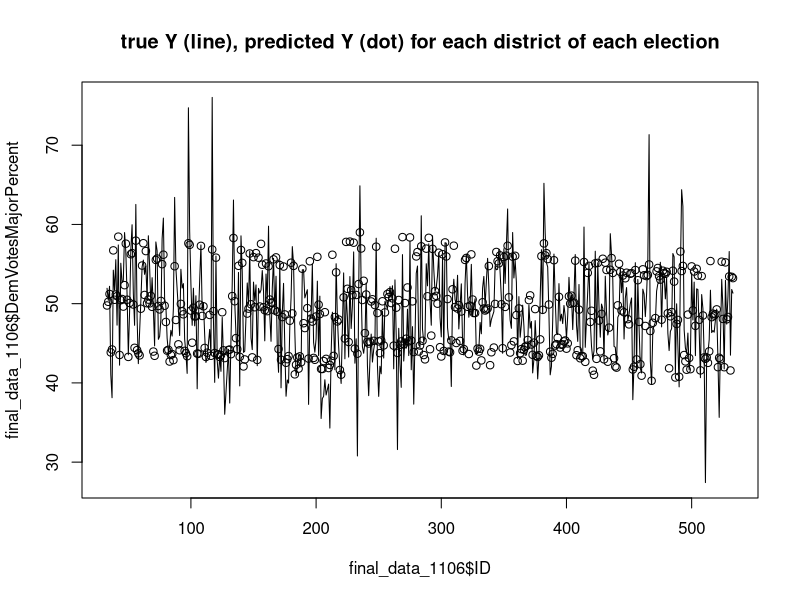
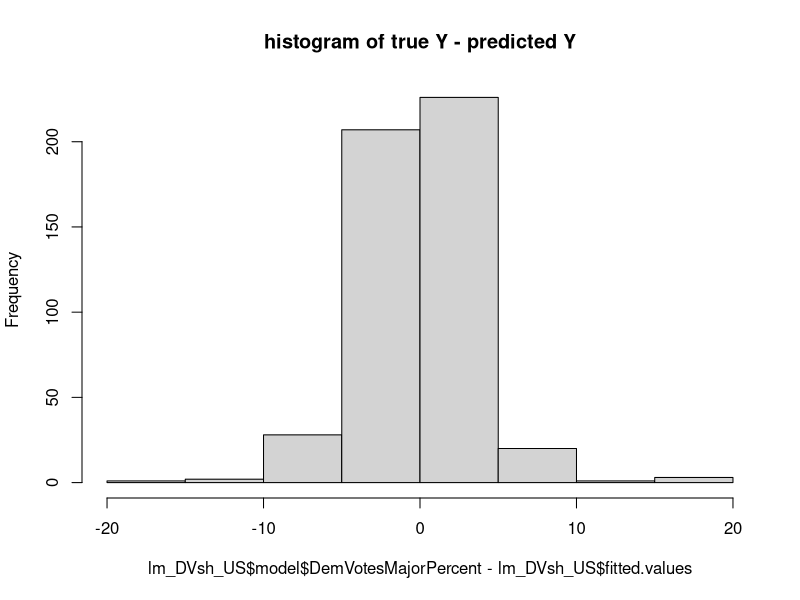
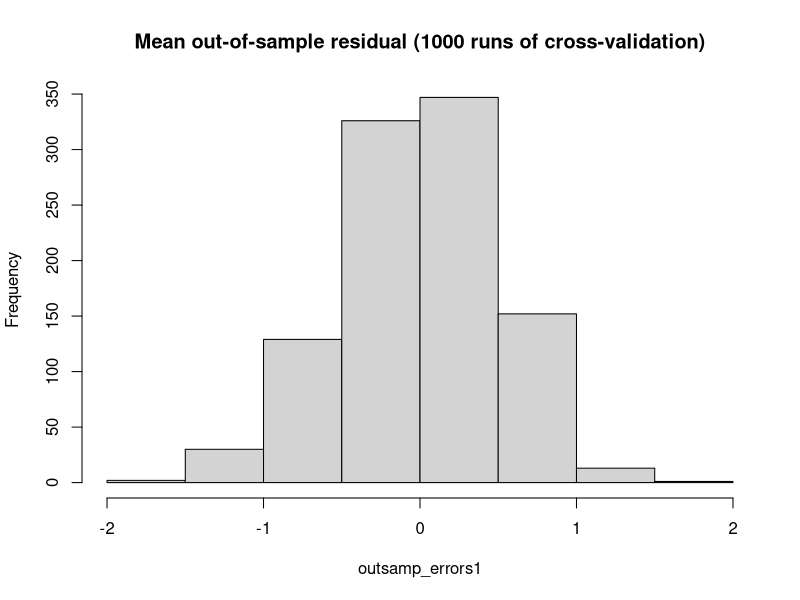
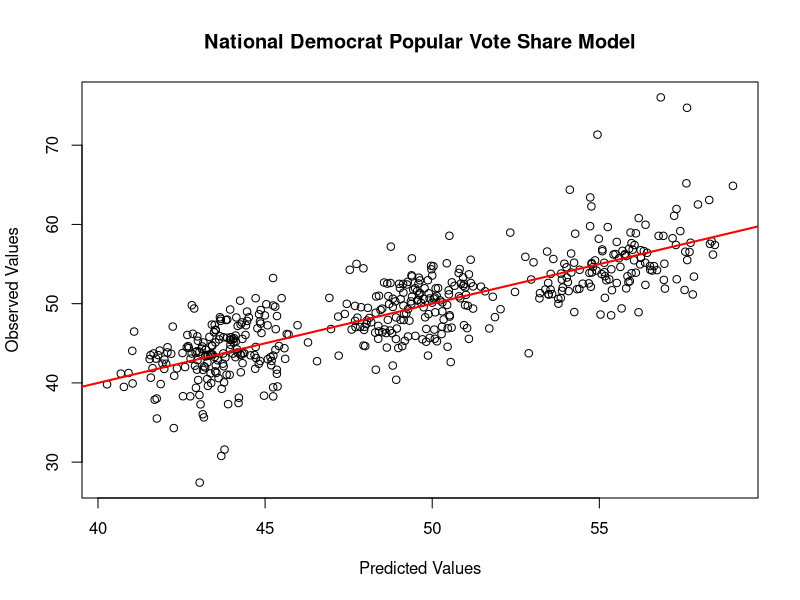
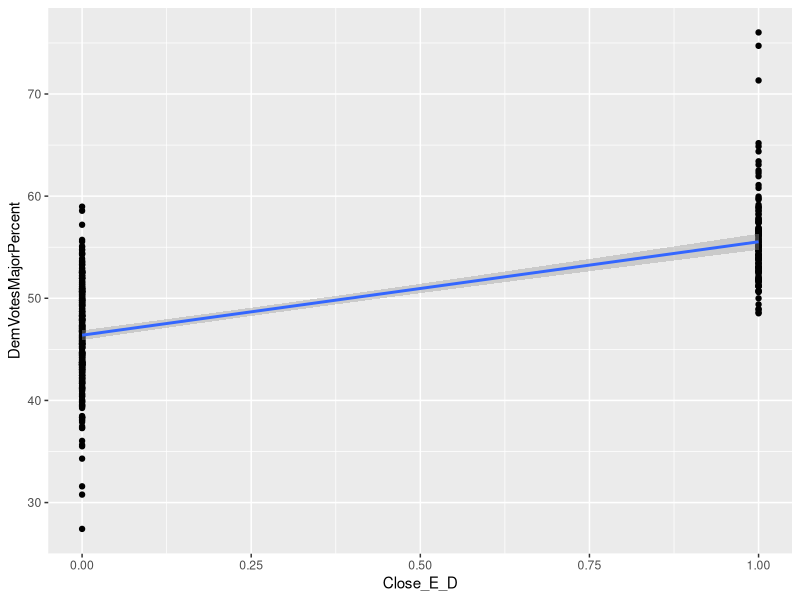
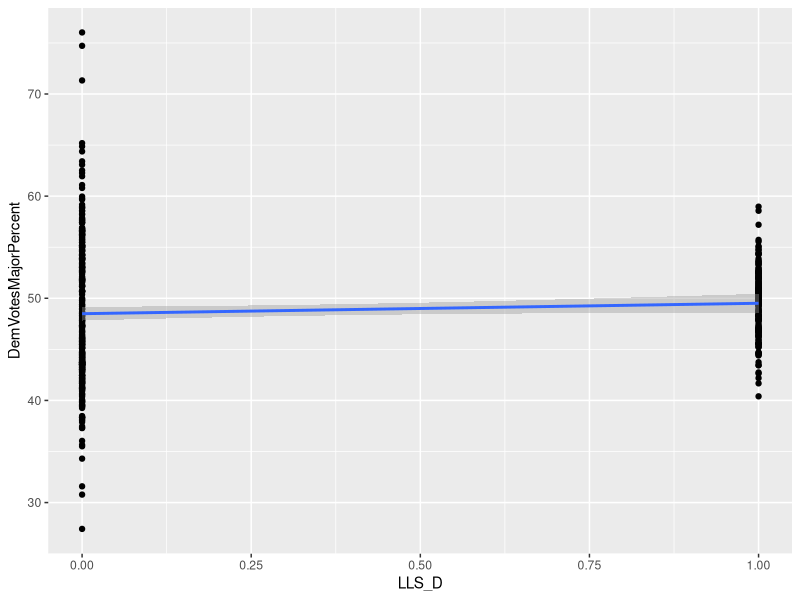
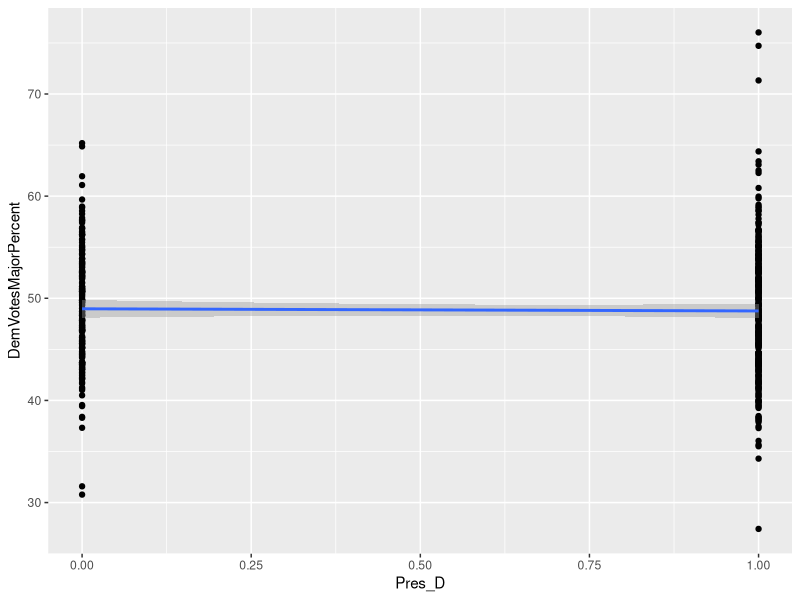
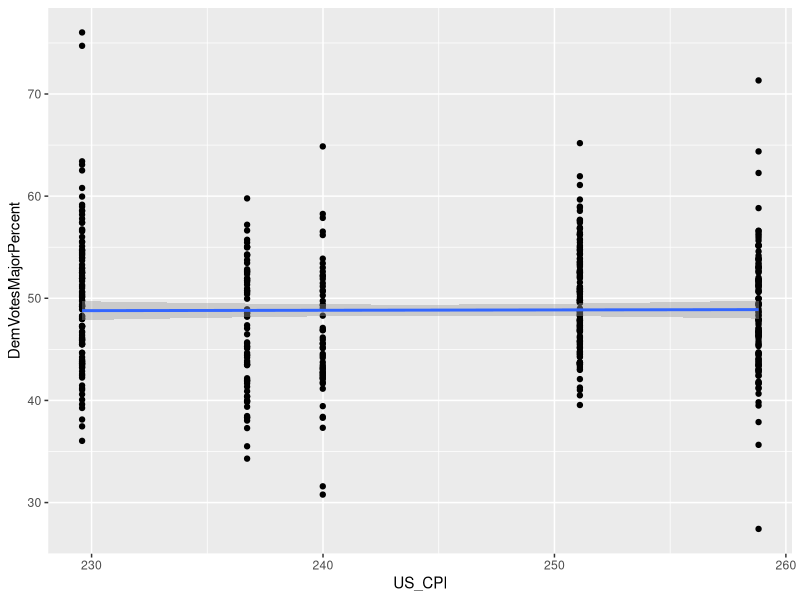

Generate these figures, in order, with R:
## ---- chunk 1
library (Metrics)
library (caret)
library (ggplot2)

library(magrittr) # needs to be run every time you start R and want to use %>%
library(dplyr)    # alternatively, this also loads %>%

final_data_1106 <- read.csv("final_data_1106.csv")
summary(final_data_1106)

#final_data_1106_no_2018 <- read.csv("final_data_1106_no_2018.csv")
#summary(final_data_1106_no_2018)
## ---- chunk 2
#Run Multivariate Regression Model (prediction model_all data)
lm_DVsh_US <- lm (DemVotesMajorPercent ~ Close_E_D+LLS_D+Pres_D+US_CPI+US_UEP_Rate+female+X20_29+white, data=final_data_1106)
summary(lm_DVsh_US)
## ---- chunk 3
# 2022 Data for Prediction : US Average for 2022 House Representative Election
newdata_2022 <- data.frame(Close_E_D = 1, LLS_D = 0, Pres_D = 1, GDP_Growth_Pct = 5.68, US_CPI = 296.808, US_UEP_Rate = 3.791938312, female = 0.509747974, X20_29 = 0.1742278, white = 0.609723287)
# Predict Democrat Vote Share (US) for 2022 House RepresentativeElection
lm_DVsh_US %>% predict(newdata_2022)

# 2022 Data for Prediction : NV-3 for 2022 House Representative Election
newdata_2022_NV3 <- data.frame(Close_E_D = 1, LLS_D = 0, Pres_D = 1, GDP_Growth_Pct = 5.68, US_CPI = 296.808, US_UEP_Rate = 3.791938312, female = 0.51229666, X20_29 = 0.153353865, white = 0.535751482)
# Predict Democrat Vote Share (NV-3) for 2022 House Representatives Election
lm_DVsh_US %>% predict(newdata_2022_NV3)
## ---- chunk 4
# In-sample fit evaluation
## In-sample validation: R-square of the prediction model
summary(lm_DVsh_US)$r.squared

## In-sample validation: in-sample error plots
### First Plot (line & dots)
plot(final_data_1106$ID, final_data_1106$DemVotesMajorPercent,
     type="l",
     main="true Y (line), predicted Y (dot) for each district of each election")
points(final_data_1106$ID, predict(lm_DVsh_US, final_data_1106))
### Second plot (Histogram)
hist(lm_DVsh_US$model$DemVotesMajorPercent - lm_DVsh_US$fitted.values,
     main="histogram of true Y - predicted Y")

## In-sample validation: RMSE
mse_DVsh <- mean((lm_DVsh_US$model$DemVotesMajorPercent - lm_DVsh_US$fitted.values)^2)
sqrt(mse_DVsh)
#rmse(lm_DVsh_US$model$DemVotesMajorPercent, lm_DVsh_US$fitted.values)
## ---- chunk 5
# Out-of-sample validation (out-of-sample testing)
#newdata_2018 <- data.frame(Close_E_D = 1, LLS_D = 0, Pres_D = 0, GDP_Growth_Pct = 2.9965, US_CPI = 251.1, US_UEP_Rate = 3.896220085, female = 0.513114776, X20_29 = 0.17744668, white = 	0.631301179)
# Predict Democrat Vote Share (US) of 2018 House Representative Election for in-sample validation
#DVsh_US_2018_pred <-lm_DVsh_US %>% predict(newdata_2018)



# 2018 Data for out-of-sample validation: US Average for 2018 House Representative Election
##Run Multivariate Regression Model (prediction model_with no 2018)
lm_DVsh_US_no_2018 <- lm (DemVotesMajorPercent ~ Close_E_D+LLS_D+Pres_D+US_CPI+US_UEP_Rate+female+X20_29+white, data=final_data_1106[final_data_1106$year !=2018,])
summary(lm_DVsh_US_no_2018)
##R-squared value of prediction model with no 2018 observations
summary(lm_DVsh_US_no_2018)$r.squared
## Predict Democrat Vote Share of 2018 House Representative Election using out-of-sample validation model 
lm_DVsh_US_2018_pred <- predict(lm_DVsh_US_no_2018,
                                final_data_1106[final_data_1106$year == 2018,])
#lm_DVsh_US_2018_pred
## Get the true Democrat Vote Share of 2018 House Representative Election 
lm_DVsh_US_2018_true <- final_data_1106$DemVotesMajorPercent[final_data_1106$year == 2018]
#lm_DVsh_US_2018_true
## Calculate the difference (error) between predicted and true Democrat Vote Shares of 2018 House Representative Election
error_2018 <- lm_DVsh_US_2018_pred - lm_DVsh_US_2018_true  
#error_2018

mse_DVsh_2018 <- mean((error_2018)^2)
#mse_DVsh_2018
sqrt(mse_DVsh_2018)
#rmse(lm_DVsh_US_2018_pred, lm_DVsh_US_2018_true)

#ids_outsamp <- sample(final_data_1106$ID, 50)
#ids_outsamp
#mod <- lm(DemVotesMajorPercent ~ Close_E_D+LLS_D+Pres_D+US_CPI+US_UEP_Rate+female+X20_29+white, 
#          final_data_1106[!(final_data_1106$ID %in% ids_outsamp),])
#outsamp_pred <- predict(mod, newdata = final_data_1106[final_data_1106$ID %in% ids_outsamp,])
#mean(outsamp_pred - final_data_1106$DemVotesMajorPercent[final_data_1106$ID %in% ids_outsamp])

outsamp_errors1 <- sapply(1:1000, function(i){
      ids_outsamp <- sample(final_data_1106$ID, 60)
    outsamp_mod <- lm(DemVotesMajorPercent ~ Close_E_D+LLS_D+Pres_D+US_CPI+US_UEP_Rate+female+X20_29+white, final_data_1106[!(final_data_1106$ID %in% ids_outsamp),])
    outsamp_pred <- predict(outsamp_mod, newdata = final_data_1106[final_data_1106$ID %in% ids_outsamp,])
    outsamp_true <- final_data_1106$DemVotesMajorPercent[final_data_1106$ID %in% ids_outsamp]
    mean(outsamp_pred - outsamp_true)
})
mean(abs(outsamp_errors1))
hist(outsamp_errors1,
     main="Mean out-of-sample residual (1000 runs of cross-validation)")
## ---- chunk 6
#newdata_2018_no_2018 <- data.frame(Close_E_D = 1, LLS_D = 0, Pres_D = 0, GDP_Growth_Pct = 2.9965, US_CPI = 251.1, US_UEP_Rate = 3.896220085, female = 0.513114776, X20_29 = 0.17744668, white = 	0.631301179)
# Predict Democrat Vote Share (US) for 2018 House Representative Election for out-of-sample validation
#DVsh_US_no_2018_pred <- lm_DVsh_US_no_2018 %>% predict(newdata_2018_no_2018)
#DVsh_US_2018_true <- final_data_1106 %>%
#  filter(year == 2018, X == 280) %>%
# select(D_majorvote_pct)

#DVsh_US_no_2018_pred
#DVsh_US_2018_true


# Model validation: RMSE and MAE for out-of-sample validation
#rmse(lm_DVsh_US_no_2018$model$DemVotesMajorPercent, lm_DVsh_US_no_2018$fitted.values)
#mae(lm_DVsh_US_no_2018$model$DemVotesMajorPercent, lm_DVsh_US_no_2018$fitted.values)

#DVsh_US_no_2018_pred <- predict(lm_DVsh_US_no_2018, final_data_1106[final_data_1106$year == 2018,])
#DVsh_US_no_2018_pred

#DVsh_US_2018_true <- final_data_1106$DemVotesMajorPercent
#DVsh_US_no_2018_pred - DVsh_US_2018_true

# Model validation: RMSE and MAE for in-sample validation
#rmse(lm_DVsh_US_no_2018$model$DemVotesMajorPercent, lm_DVsh_US_no_2018$fitted.values)
#mae(lm_DVsh_US_no_2018$model$DemVotesMajorPercent, lm_DVsh_US_no_2018$fitted.values)
## ---- chunk 7
# Prediction Interval for 2018 and 2022 predictions
#pi_2018 = predict(lm_DVsh_US_no_2018, final_data_1106[final_data_1106$year !=2018,], interval="predict", level =.95)
#pi_2018

pi_2022 = predict(lm_DVsh_US, newdata_2022, interval="predict", level =.95)
pi_2022

pi_2022_NV3 = predict(lm_DVsh_US, newdata_2022_NV3, interval="predict", level =.95)
pi_2022_NV3
## ---- chunk 8
###### Draw plot using Base R
plot(predict(lm_DVsh_US),                                
     final_data_1106$DemVotesMajorPercent, main="National Democrat Popular Vote Share Model",
     xlab = "Predicted Values",
     ylab = "Observed Values")
# Add straight line
abline(a = 0,                                        
       b = 1,
       col = "red",
       lwd = 2)
## ---- chunk 9
#plotting (graphs)
plot_X1<-ggplot(final_data_1106,aes(x = Close_E_D, y = DemVotesMajorPercent)) + geom_point() +geom_smooth(method = "lm")
plot_X1

plot_X2<-ggplot(final_data_1106,aes(x = LLS_D, y = DemVotesMajorPercent)) + geom_point() +geom_smooth(method = "lm")
plot_X2

plot_X3<-ggplot(final_data_1106,aes(x = Pres_D, y = DemVotesMajorPercent)) + geom_point() +geom_smooth(method = "lm")
plot_X3

plot_X4<-ggplot(final_data_1106,aes(x = US_CPI, y = DemVotesMajorPercent)) + geom_point() +geom_smooth(method = "lm")
plot_X4

plot_X5<-ggplot(final_data_1106,aes(x = US_UEP_Rate, y = DemVotesMajorPercent)) + geom_point() +geom_smooth(method = "lm")
plot_X5

plot_X6<-ggplot(final_data_1106,aes(x = female, y = DemVotesMajorPercent)) + geom_point() +geom_smooth(method = "lm")
plot_X6

plot_X7<-ggplot(final_data_1106,aes(x = X20_29, y = DemVotesMajorPercent)) + geom_point() +geom_smooth(method = "lm")
plot_X7

plot_X8<-ggplot(final_data_1106,aes(x = white, y = DemVotesMajorPercent)) + geom_point() +geom_smooth(method = "lm")
plot_X8
